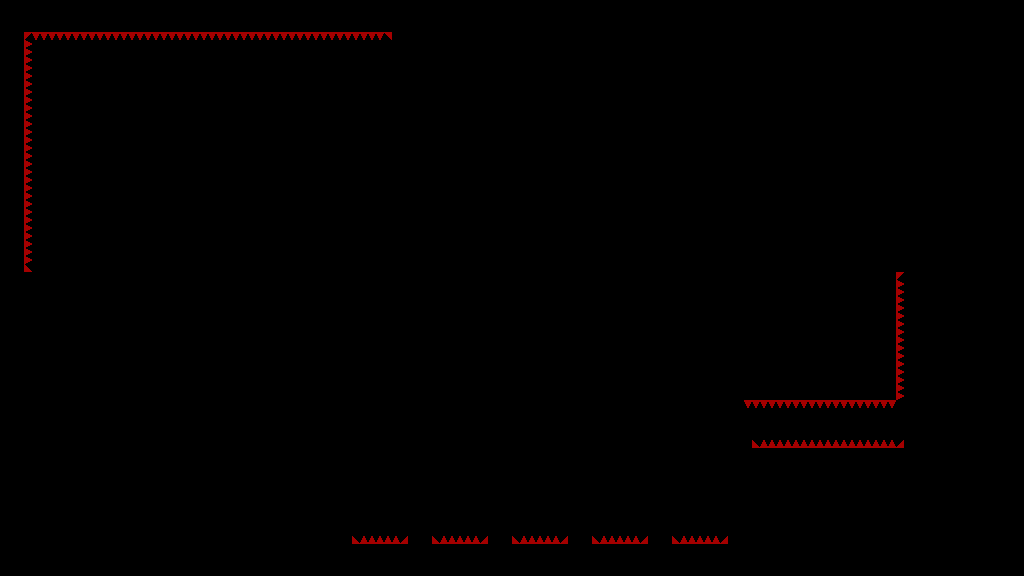

This game map was drawn from its Tiled (.tmx) file and the tilesets committed beside it. A one-line description and the trimmed map source follow:
An orthogonal 128x72 tile map with 8x8 px tiles, 1 tile layer (T_Spikes) and 81 objects.

<map version="1.4" tiledversion="1.4.3" orientation="orthogonal" renderorder="right-down" width="128" height="72" tilewidth="8" tileheight="8" infinite="0" nextlayerid="7" nextobjectid="331">
 <tileset firstgid="1" source="../../../Sprites/Tiles/DEV/flat/T_spr_nv_flat_0.tsx" />
 <layer id="1" name="T_Spikes" width="128" height="72">
  <data>[9216 cells, 164 non-empty, 2 distinct tile ids]</data>
 </layer>
 <objectgroup id="5" name="C_Spikes">
  <object id="279" x="24" y="32" width="368" height="8" />
  <object id="280" x="24" y="40" width="8" height="232" />
  <object id="281" x="352" y="536" width="376" height="8" />
  <object id="282" x="752" y="440" width="152" height="8" />
  <object id="283" x="744" y="400" width="152" height="6" />
  <object id="285" x="896" y="272" width="6" height="128" />
 </objectgroup>
 <objectgroup id="2" name="C_Solid">
  <object id="225" x="0" y="0" width="24" height="576" />
  <object id="226" x="1000" y="0" width="24" height="576" />
  <object id="227" x="32" y="544" width="968" height="32" />
  <object id="231" x="248" y="104" width="24" height="88" />
  <object id="232" x="248" y="192" width="144" height="72" />
  <object id="233" x="32" y="272">
   <polygon points="0,0 256,256 0,256" />
  </object>
  <object id="234" x="88" y="264" width="304" height="8" />
  <object id="242" x="272" y="104">
   <polygon points="0,0 88,88 0,88" />
  </object>
  <object id="243" x="88" y="264">
   <polygon points="0,0 160,-160 160,0" />
  </object>
  <object id="244" x="328" y="480" width="16" height="64" />
  <object id="245" x="392" y="32" width="16" height="240" />
  <object id="246" x="24" y="272" width="8" height="304" />
  <object id="247" x="24" y="0" width="976" height="32" />
  <object id="248" x="328" y="272" width="80" height="56" />
  <object id="249" x="328" y="328">
   <polygon points="0,0 -56,-56 0,-56" />
  </object>
  <object id="251" x="432" y="64" width="216" height="264" />
  <object id="253" x="408" y="56">
   <polygon points="0,0 24,-24 0,-24" />
  </object>
  <object id="255" x="408" y="448" width="24" height="56" />
  <object id="256" x="488" y="496" width="24" height="8" />
  <object id="257" x="568" y="464" width="24" height="40" />
  <object id="259" x="648" y="32">
   <polygon points="0,0 24,0 24,24" />
  </object>
  <object id="260" x="672" y="32" width="72" height="296" />
  <object id="261" x="648" y="480" width="24" height="24" />
  <object id="262" x="736" y="440" width="16" height="104" />
  <object id="263" x="744" y="32" width="152" height="368" />
  <object id="264" x="672" y="328">
   <polygon points="0,0 72,0 72,72" />
  </object>
  <object id="267" x="904" y="440">
   <polygon points="0,0 40,-40 40,0" />
  </object>
  <object id="268" x="904" y="440" width="96" height="104" />
  <object id="269" x="944" y="328" width="56" height="112" />
  <object id="270" x="896" y="32" width="104" height="240" />
  <object id="271" x="32" y="528" width="296" height="16" />
  <object id="284" x="752" y="448" width="152" height="96" />
  <object id="286" x="408" y="536" width="24" height="8" />
  <object id="287" x="408" y="536">
   <polygon points="0,0 8,-8 8,0" />
  </object>
  <object id="288" x="424" y="528">
   <polygon points="0,0 8,8 0,8" />
  </object>
  <object id="289" x="416" y="504" width="8" height="32" />
  <object id="290" x="424" y="512">
   <polygon points="0,0 8,-8 0,-8" />
  </object>
  <object id="291" x="416" y="504">
   <polygon points="0,0 0,8 -8,0" />
  </object>
  <object id="298" x="488" y="536" width="24" height="8" />
  <object id="299" x="568" y="536" width="24" height="8" />
  <object id="300" x="648" y="536" width="24" height="8" />
  <object id="301" x="488" y="536">
   <polygon points="0,0 8,-8 8,0" />
  </object>
  <object id="302" x="504" y="528">
   <polygon points="0,0 8,8 0,8" />
  </object>
  <object id="303" x="504" y="512">
   <polygon points="0,0 8,-8 0,-8" />
  </object>
  <object id="304" x="496" y="504">
   <polygon points="0,0 0,8 -8,0" />
  </object>
  <object id="305" x="496" y="504" width="8" height="32" />
  <object id="306" x="568" y="536">
   <polygon points="0,0 8,-8 8,0" />
  </object>
  <object id="307" x="584" y="528">
   <polygon points="0,0 8,8 0,8" />
  </object>
  <object id="308" x="584" y="512">
   <polygon points="0,0 8,-8 0,-8" />
  </object>
  <object id="309" x="576" y="504">
   <polygon points="0,0 0,8 -8,0" />
  </object>
  <object id="310" x="576" y="504" width="8" height="32" />
  <object id="311" x="648" y="536">
   <polygon points="0,0 8,-8 8,0" />
  </object>
  <object id="312" x="664" y="528">
   <polygon points="0,0 8,8 0,8" />
  </object>
  <object id="313" x="664" y="512">
   <polygon points="0,0 8,-8 0,-8" />
  </object>
  <object id="314" x="656" y="504">
   <polygon points="0,0 0,8 -8,0" />
  </object>
  <object id="315" x="656" y="504" width="8" height="32" />
  <object id="319" x="344" y="512">
   <polygon points="0,0 8,-8 0,-8" />
  </object>
  <object id="320" x="344" y="528">
   <polygon points="0,0 8,8 0,8" />
  </object>
  <object id="321" x="344" y="536" width="8" height="8" />
  <object id="322" x="328" y="472" width="24" height="8" />
  <object id="323" x="344" y="480" width="8" height="24" />
  <object id="324" x="728" y="432" width="24" height="8" />
  <object id="325" x="728" y="440" width="8" height="64" />
  <object id="326" x="728" y="536" width="8" height="8" />
  <object id="327" x="736" y="504">
   <polygon points="0,0 0,8 -8,0" />
  </object>
  <object id="328" x="728" y="536">
   <polygon points="0,0 8,-8 8,0" />
  </object>
 </objectgroup>
 <objectgroup id="3" name="C_Balls">
  <object id="272" x="336" y="456" width="8" height="8" />
 </objectgroup>
 <objectgroup id="4" name="C_Orbs">
  <object id="273" x="476" y="44" width="8" height="8" />
  <object id="274" x="500" y="44" width="8" height="8" />
  <object id="275" x="524" y="44" width="8" height="8" />
  <object id="276" x="548" y="44" width="8" height="8" />
  <object id="277" x="572" y="44" width="8" height="8" />
  <object id="278" x="596" y="44" width="8" height="8" />
  <object id="329" x="620" y="44" width="8" height="8" />
  <object id="330" x="452" y="44" width="8" height="8" />
 </objectgroup>
</map>
